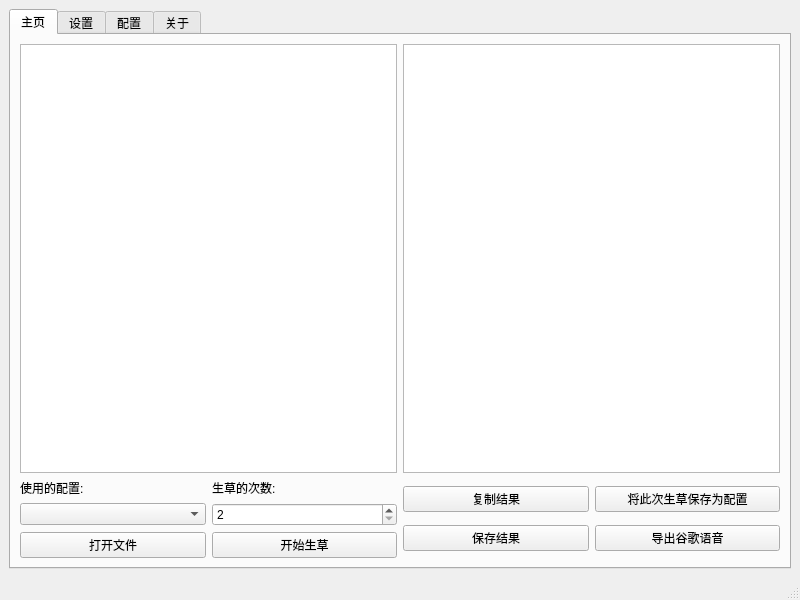
<?xml version="1.0" encoding="UTF-8"?>
<ui version="4.0">
 <class>application</class>
 <widget class="QMainWindow" name="application">
  <property name="geometry">
   <rect>
    <x>0</x>
    <y>0</y>
    <width>800</width>
    <height>600</height>
   </rect>
  </property>
  <property name="windowTitle">
   <string>GoogleGrasser</string>
  </property>
  <property name="windowIcon">
   <iconset>
    <normaloff>res/application-icon.svg</normaloff>res/application-icon.svg</iconset>
  </property>
  <widget class="QWidget" name="content_window">
   <layout class="QGridLayout" name="gridLayout_2">
    <item row="0" column="0">
     <widget class="QTabWidget" name="tabs">
      <property name="currentIndex">
       <number>0</number>
      </property>
      <widget class="QWidget" name="main_tab">
       <property name="maximumSize">
        <size>
         <width>783</width>
         <height>16777215</height>
        </size>
       </property>
       <attribute name="title">
        <string>主页</string>
       </attribute>
       <layout class="QGridLayout" name="gridLayout_4">
        <item row="1" column="2" colspan="2">
         <layout class="QHBoxLayout" name="grass_content_layout">
          <item>
           <widget class="QPlainTextEdit" name="original_text_edit">
            <property name="cursor" stdset="0">
             <cursorShape>IBeamCursor</cursorShape>
            </property>
           </widget>
          </item>
          <item>
           <widget class="QTextBrowser" name="grass_result_browser">
            <property name="openLinks">
             <bool>false</bool>
            </property>
           </widget>
          </item>
         </layout>
        </item>
        <item row="3" column="2">
         <layout class="QHBoxLayout" name="grass_option_push_buttons">
          <item>
           <widget class="QPushButton" name="open_file">
            <property name="text">
             <string>打开文件</string>
            </property>
           </widget>
          </item>
          <item>
           <widget class="QPushButton" name="start_grass">
            <property name="text">
             <string>开始生草</string>
            </property>
           </widget>
          </item>
         </layout>
        </item>
        <item row="2" column="2">
         <layout class="QGridLayout" name="grass_option">
          <item row="0" column="0">
           <widget class="QLabel" name="use_config_prompt_label">
            <property name="text">
             <string>使用的配置:</string>
            </property>
           </widget>
          </item>
          <item row="1" column="0">
           <widget class="QComboBox" name="select_config"/>
          </item>
          <item row="0" column="1">
           <widget class="QLabel" name="grass_frequency_prompt_label">
            <property name="text">
             <string>生草的次数:</string>
            </property>
           </widget>
          </item>
          <item row="1" column="1">
           <widget class="QSpinBox" name="grass_frequency">
            <property name="cursor">
             <cursorShape>ArrowCursor</cursorShape>
            </property>
            <property name="minimum">
             <number>2</number>
            </property>
            <property name="maximum">
             <number>1000000</number>
            </property>
           </widget>
          </item>
         </layout>
        </item>
        <item row="2" column="3" rowspan="2">
         <layout class="QGridLayout" name="second_grid_layout">
          <item row="3" column="0">
           <widget class="QPushButton" name="save_result">
            <property name="text">
             <string>保存结果</string>
            </property>
           </widget>
          </item>
          <item row="3" column="1">
           <widget class="QPushButton" name="output_google_voice">
            <property name="text">
             <string>导出谷歌语音</string>
            </property>
           </widget>
          </item>
          <item row="2" column="1">
           <widget class="QPushButton" name="save_this_grass_as_config">
            <property name="text">
             <string>将此次生草保存为配置</string>
            </property>
           </widget>
          </item>
          <item row="2" column="0">
           <widget class="QPushButton" name="copy_result">
            <property name="text">
             <string>复制结果</string>
            </property>
           </widget>
          </item>
         </layout>
        </item>
       </layout>
      </widget>
      <widget class="QWidget" name="settings_tab">
       <attribute name="title">
        <string>设置</string>
       </attribute>
       <layout class="QGridLayout" name="gridLayout">
        <item row="4" column="0">
         <layout class="QHBoxLayout" name="second_setting_option">
          <item>
           <widget class="QLabel" name="second_setting_option_prompt">
            <property name="text">
             <string>是否不使用英文(因为谷歌翻译对英文翻译支持较好，如果不使用英文更加生草，建议选择):</string>
            </property>
           </widget>
          </item>
          <item>
           <widget class="QRadioButton" name="radio_first_setting_option">
            <property name="text">
             <string>是</string>
            </property>
            <property name="checked">
             <bool>true</bool>
            </property>
            <attribute name="buttonGroup">
             <string notr="true">second_setting_option_button_group</string>
            </attribute>
           </widget>
          </item>
          <item>
           <widget class="QRadioButton" name="radio_second_setting_option">
            <property name="text">
             <string>否</string>
            </property>
            <property name="checked">
             <bool>false</bool>
            </property>
            <attribute name="buttonGroup">
             <string notr="true">second_setting_option_button_group</string>
            </attribute>
           </widget>
          </item>
         </layout>
        </item>
        <item row="0" column="0">
         <layout class="QHBoxLayout" name="first_setting_option">
          <item>
           <widget class="QLabel" name="first_settings_option_prompt">
            <property name="text">
             <string>选择的谷歌翻译域名(建议中国大陆的居民选择tanslate.google.cn):    </string>
            </property>
           </widget>
          </item>
          <item>
           <widget class="QComboBox" name="select_google_translate_url"/>
          </item>
         </layout>
        </item>
        <item row="2" column="0">
         <layout class="QHBoxLayout" name="third_setting_option">
          <item>
           <widget class="QLabel" name="third_setting_option_prompt">
            <property name="text">
             <string>你要使用的Config文件文件名(建议选择默认，因为有其他Config可以导入进默认文件):</string>
            </property>
           </widget>
          </item>
          <item>
           <widget class="QLineEdit" name="set_config_file_name">
            <property name="text">
             <string>Config</string>
            </property>
           </widget>
          </item>
         </layout>
        </item>
        <item row="3" column="0">
         <layout class="QHBoxLayout" name="fourth_setting_option">
          <item>
           <widget class="QLabel" name="fourth_setting_option_prompt_2">
            <property name="text">
             <string>使用的主题: </string>
            </property>
           </widget>
          </item>
          <item>
           <widget class="QComboBox" name="select_application_style"/>
          </item>
         </layout>
        </item>
        <item row="5" column="0">
         <layout class="QHBoxLayout" name="fifth_setting_option">
          <item>
           <widget class="QLabel" name="fifth_setting_option_prompt">
            <property name="text">
             <string>使用的风格文件</string>
            </property>
           </widget>
          </item>
          <item>
           <widget class="QComboBox" name="select_application_qss"/>
          </item>
         </layout>
        </item>
       </layout>
      </widget>
      <widget class="QWidget" name="config_tab">
       <attribute name="title">
        <string>配置</string>
       </attribute>
       <layout class="QGridLayout" name="gridLayout_8">
        <item row="1" column="0">
         <widget class="QTreeWidget" name="all_config">
          <column>
           <property name="text">
            <string notr="true">1</string>
           </property>
          </column>
         </widget>
        </item>
        <item row="1" column="1">
         <layout class="QVBoxLayout" name="config_tab_button_group">
          <item>
           <widget class="QPushButton" name="add_language">
            <property name="text">
             <string>添加语言</string>
            </property>
           </widget>
          </item>
          <item>
           <widget class="QPushButton" name="add_random_language">
            <property name="text">
             <string>随机生成语言</string>
            </property>
           </widget>
          </item>
          <item>
           <widget class="QPushButton" name="delete_config_and_language">
            <property name="text">
             <string>删除</string>
            </property>
           </widget>
          </item>
          <item>
           <widget class="QPushButton" name="add_config">
            <property name="text">
             <string>添加配置</string>
            </property>
           </widget>
          </item>
          <item>
           <widget class="QPushButton" name="add_random_config">
            <property name="text">
             <string>随机生成配置</string>
            </property>
           </widget>
          </item>
          <item>
           <widget class="QPushButton" name="import_config">
            <property name="text">
             <string>导入配置</string>
            </property>
           </widget>
          </item>
          <item>
           <widget class="QPushButton" name="export_config">
            <property name="text">
             <string>导出配置</string>
            </property>
           </widget>
          </item>
         </layout>
        </item>
        <item row="0" column="0">
         <widget class="QLabel" name="all_config_prompt">
          <property name="text">
           <string>全部配置:</string>
          </property>
         </widget>
        </item>
       </layout>
      </widget>
      <widget class="QWidget" name="about_tab">
       <attribute name="title">
        <string>关于</string>
       </attribute>
       <layout class="QGridLayout" name="gridLayout_6">
        <item row="0" column="0">
         <widget class="QTextBrowser" name="about_text_browser">
          <property name="html">
           <string>&lt;!DOCTYPE HTML PUBLIC &quot;-//W3C//DTD HTML 4.0//EN&quot; &quot;http://www.w3.org/TR/REC-html40/strict.dtd&quot;&gt;
&lt;html&gt;&lt;head&gt;&lt;meta name=&quot;qrichtext&quot; content=&quot;1&quot; /&gt;&lt;meta charset=&quot;utf-8&quot; /&gt;&lt;style type=&quot;text/css&quot;&gt;
p, li { white-space: pre-wrap; }
&lt;/style&gt;&lt;/head&gt;&lt;body style=&quot; font-family:'Microsoft YaHei UI'; font-size:9pt; font-weight:400; font-style:normal;&quot;&gt;
&lt;h3 align=&quot;center&quot; style=&quot; margin-top:14px; margin-bottom:12px; margin-left:0px; margin-right:0px; -qt-block-indent:0; text-indent:0px;&quot;&gt;&lt;span style=&quot; font-family:'SimSun'; font-size:large; font-weight:600;&quot;&gt;关于作者 &lt;/span&gt;&lt;/h3&gt;
&lt;ul style=&quot;margin-top: 0px; margin-bottom: 0px; margin-left: 0px; margin-right: 0px; -qt-list-indent: 1;&quot;&gt;&lt;li style=&quot; font-family:'SimSun'; font-weight:600;&quot; align=&quot;center&quot; style=&quot; margin-top:12px; margin-bottom:0px; margin-left:0px; margin-right:0px; -qt-block-indent:0; text-indent:0px;&quot;&gt;&lt;a href=&quot;https://www.github.com/superjavascrip&quot;&gt;&lt;span style=&quot; text-decoration: underline; color:#16f216;&quot;&gt;Github @Superjavascrip&lt;/span&gt;&lt;/a&gt; &lt;/li&gt;
&lt;li style=&quot; font-family:'SimSun'; font-weight:600;&quot; align=&quot;center&quot; style=&quot; margin-top:0px; margin-bottom:0px; margin-left:0px; margin-right:0px; -qt-block-indent:0; text-indent:0px;&quot;&gt;&lt;a href=&quot;https://space.bilibili.com/426825448&quot;&gt;&lt;span style=&quot; text-decoration: underline; color:#16f216;&quot;&gt;Bilibili @兰格如同&lt;/span&gt;&lt;/a&gt; &lt;/li&gt;
&lt;li style=&quot; font-family:'SimSun'; font-weight:600;&quot; align=&quot;center&quot; style=&quot; margin-top:0px; margin-bottom:12px; margin-left:0px; margin-right:0px; -qt-block-indent:0; text-indent:0px;&quot;&gt;酷安 @兰格如同Official &lt;/li&gt;&lt;/ul&gt;
&lt;h3 align=&quot;center&quot; style=&quot; margin-top:14px; margin-bottom:12px; margin-left:0px; margin-right:0px; -qt-block-indent:0; text-indent:0px;&quot;&gt;&lt;span style=&quot; font-family:'SimSun'; font-size:large; font-weight:600;&quot;&gt;简介 &lt;/span&gt;&lt;/h3&gt;
&lt;p align=&quot;center&quot; style=&quot; margin-top:12px; margin-bottom:12px; margin-left:0px; margin-right:0px; -qt-block-indent:0; text-indent:0px;&quot;&gt;&lt;span style=&quot; font-family:'SimSun'; font-weight:600;&quot;&gt;这是一个使用Python编写的谷歌生草器（GUI），可以使用谷歌翻译全自动的将文本生草。 &lt;/span&gt;&lt;/p&gt;
&lt;h3 align=&quot;center&quot; style=&quot; margin-top:14px; margin-bottom:12px; margin-left:0px; margin-right:0px; -qt-block-indent:0; text-indent:0px;&quot;&gt;&lt;span style=&quot; font-family:'SimSun'; font-size:large; font-weight:600;&quot;&gt;鸣谢 &lt;/span&gt;&lt;/h3&gt;
&lt;ul style=&quot;margin-top: 0px; margin-bottom: 0px; margin-left: 0px; margin-right: 0px; -qt-list-indent: 1;&quot;&gt;&lt;li style=&quot; font-family:'SimSun'; font-weight:600;&quot; align=&quot;center&quot; style=&quot; margin-top:12px; margin-bottom:0px; margin-left:0px; margin-right:0px; -qt-block-indent:0; text-indent:0px;&quot;&gt;&lt;a href=&quot;https://github.com/python/cpython&quot;&gt;&lt;span style=&quot; text-decoration: underline; color:#16f216;&quot;&gt;Python解释器开源代码&lt;/span&gt;&lt;/a&gt; &lt;/li&gt;
&lt;li style=&quot; font-family:'SimSun'; font-weight:600;&quot; align=&quot;center&quot; style=&quot; margin-top:0px; margin-bottom:0px; margin-left:0px; margin-right:0px; -qt-block-indent:0; text-indent:0px;&quot;&gt;&lt;a href=&quot;https://www.python.org/&quot;&gt;&lt;span style=&quot; text-decoration: underline; color:#16f216;&quot;&gt;Python官网&lt;/span&gt;&lt;/a&gt; &lt;/li&gt;
&lt;li style=&quot; font-family:'SimSun'; font-weight:600;&quot; align=&quot;center&quot; style=&quot; margin-top:0px; margin-bottom:0px; margin-left:0px; margin-right:0px; -qt-block-indent:0; text-indent:0px;&quot;&gt;&lt;a href=&quot;https://github.com/ssut/py-googletrans&quot;&gt;&lt;span style=&quot; text-decoration: underline; color:#16f216;&quot;&gt;googletrans库&lt;/span&gt;&lt;/a&gt; &lt;/li&gt;
&lt;li style=&quot; font-family:'SimSun'; font-weight:600;&quot; align=&quot;center&quot; style=&quot; margin-top:0px; margin-bottom:0px; margin-left:0px; margin-right:0px; -qt-block-indent:0; text-indent:0px;&quot;&gt;&lt;a href=&quot;https://pyside.org&quot;&gt;&lt;span style=&quot; text-decoration: underline; color:#16f216;&quot;&gt;PySide官网&lt;/span&gt;&lt;/a&gt; &lt;/li&gt;
&lt;li style=&quot; font-family:'SimSun'; font-weight:600;&quot; align=&quot;center&quot; style=&quot; margin-top:0px; margin-bottom:0px; margin-left:0px; margin-right:0px; -qt-block-indent:0; text-indent:0px;&quot;&gt;&lt;a href=&quot;https://github.com/GTRONICK/QSS&quot;&gt;&lt;span style=&quot; text-decoration: underline; color:#16f216;&quot;&gt;QSS项目&lt;/span&gt;&lt;/a&gt; &lt;/li&gt;
&lt;li style=&quot; font-family:'SimSun'; font-weight:600;&quot; align=&quot;center&quot; style=&quot; margin-top:0px; margin-bottom:12px; margin-left:0px; margin-right:0px; -qt-block-indent:0; text-indent:0px;&quot;&gt;&lt;a href=&quot;https://github.com/Alexhuszagh/BreezeStyleSheets&quot;&gt;&lt;span style=&quot; text-decoration: underline; color:#16f216;&quot;&gt;BreezeStyleSheets&lt;/span&gt;&lt;/a&gt; &lt;/li&gt;&lt;/ul&gt;
&lt;p style=&quot;-qt-paragraph-type:empty; margin-top:0px; margin-bottom:0px; margin-left:0px; margin-right:0px; -qt-block-indent:0; text-indent:0px; font-size:medium; font-weight:700;&quot;&gt;&lt;br /&gt;&lt;/p&gt;&lt;/body&gt;&lt;/html&gt;</string>
          </property>
          <property name="openExternalLinks">
           <bool>true</bool>
          </property>
          <property name="openLinks">
           <bool>false</bool>
          </property>
         </widget>
        </item>
       </layout>
      </widget>
     </widget>
    </item>
   </layout>
  </widget>
  <widget class="QStatusBar" name="statusbar"/>
 </widget>
 <tabstops>
  <tabstop>original_text_edit</tabstop>
  <tabstop>select_config</tabstop>
  <tabstop>open_file</tabstop>
  <tabstop>grass_frequency</tabstop>
  <tabstop>start_grass</tabstop>
  <tabstop>copy_result</tabstop>
  <tabstop>save_result</tabstop>
  <tabstop>save_this_grass_as_config</tabstop>
  <tabstop>output_google_voice</tabstop>
  <tabstop>select_google_translate_url</tabstop>
  <tabstop>set_config_file_name</tabstop>
  <tabstop>select_application_style</tabstop>
  <tabstop>add_language</tabstop>
  <tabstop>add_random_language</tabstop>
  <tabstop>delete_config_and_language</tabstop>
  <tabstop>add_config</tabstop>
  <tabstop>add_random_config</tabstop>
  <tabstop>import_config</tabstop>
  <tabstop>export_config</tabstop>
  <tabstop>all_config</tabstop>
  <tabstop>grass_result_browser</tabstop>
 </tabstops>
 <resources/>
 <connections/>
 <buttongroups>
  <buttongroup name="second_setting_option_button_group"/>
 </buttongroups>
</ui>
